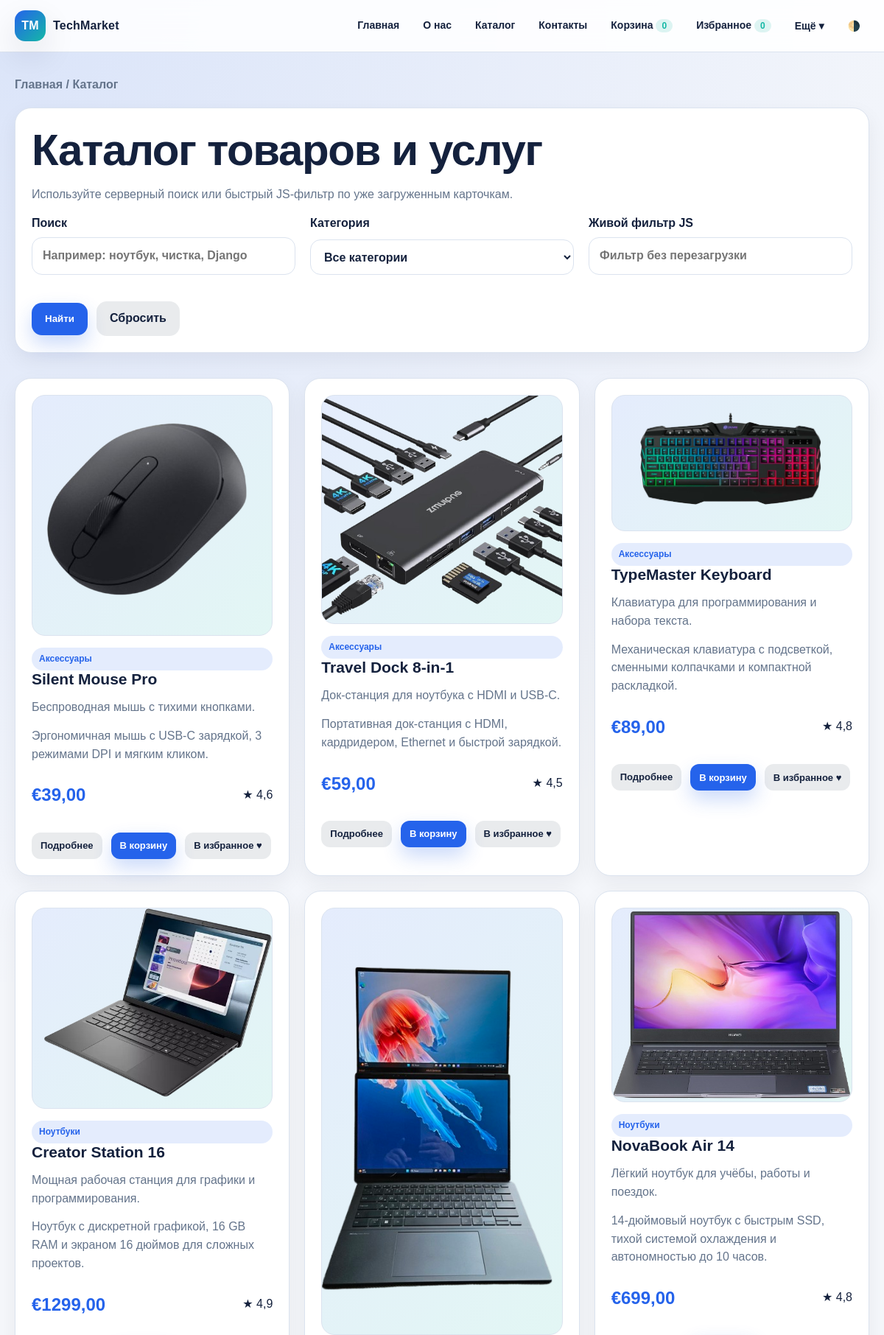
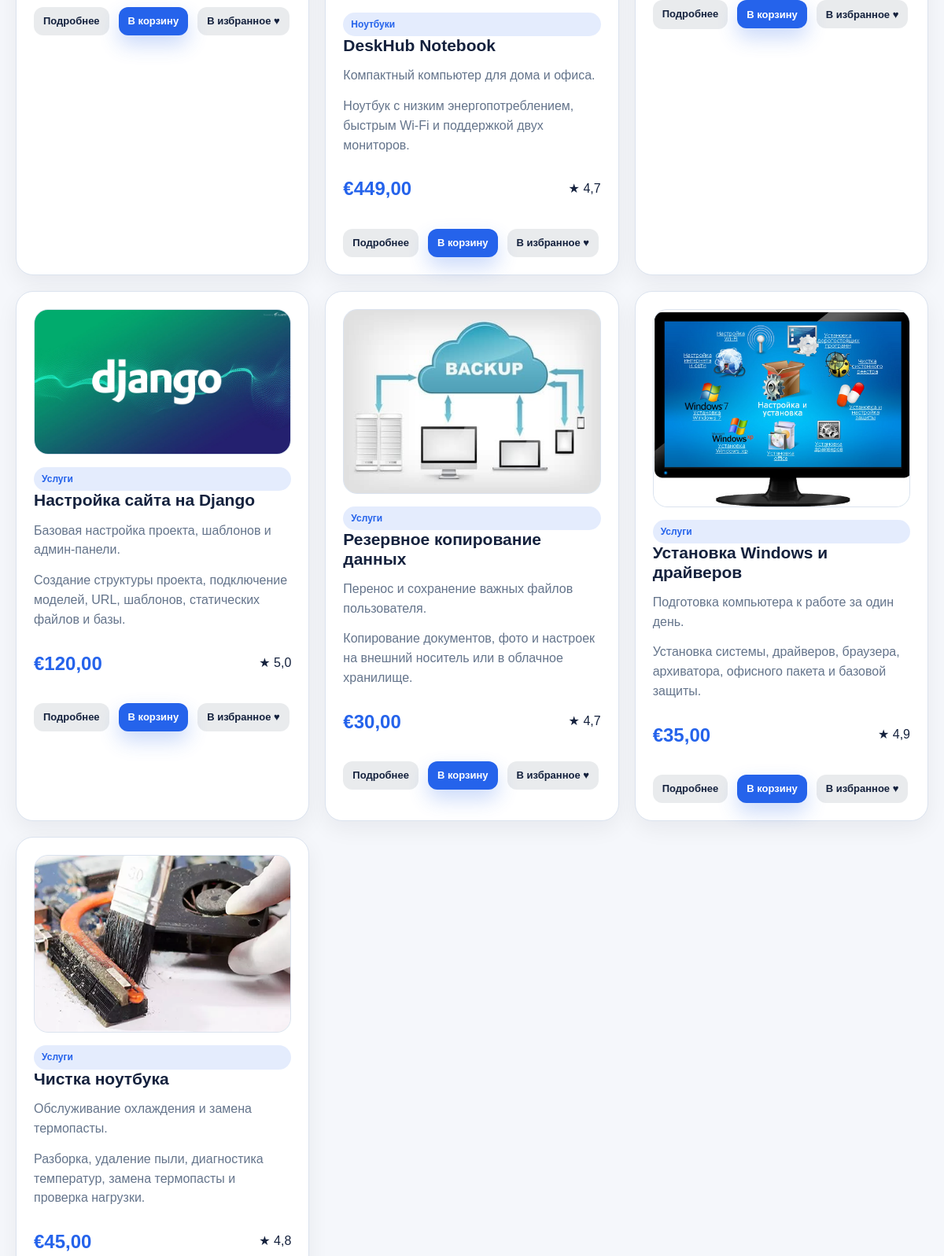
Page /catalog/ (upper part) on the committed database (2 pictures, top to bottom).
### shop/models.py (models this page shows, shortened)
class Product(models.Model):
    CATEGORY_CHOICES = [
        ('laptops', 'Ноутбуки'),
        ('accessories', 'Аксессуары'),
        ('services', 'Услуги'),
    ]
    name = models.CharField(max_length=120)
    category = models.CharField(max_length=30, choices=CATEGORY_CHOICES)
    short_description = models.CharField(max_length=220)
    description = models.TextField()
    price = models.DecimalField(max_digits=10, decimal_places=2)
    image = models.CharField(max_length=160, default='shop/img/product_laptop.svg')
    rating = models.DecimalField(max_digits=3, decimal_places=1, default=4.8)
    in_stock = models.BooleanField(default=True)
    created_at = models.DateTimeField(auto_now_add=True)
    class Meta:
        ordering = ['category', 'name']

### shop/views.py (the view)
# urls.py: path('catalog/', views.catalog, name='catalog'),
def catalog(request):
    ensure_demo_products()
    query = request.GET.get('q', '').strip()
    category = request.GET.get('category', '').strip()
    products = Product.objects.all()
    if query:
        products = products.filter(
            Q(name__icontains=query) |
            Q(short_description__icontains=query) |
            Q(description__icontains=query)
        )
    if category:
        products = products.filter(category=category)
    categories = Product.CATEGORY_CHOICES
    favorites_ids = [int(item) for item in request.session.get('favorites', [])]
    return render(request, 'shop/catalog.html', {
        'products': products,
        'categories': categories,
        'query': query,
        'category': category,
        'favorites_ids': favorites_ids,
    })

### shop/context_processors.py (called while the page is built)
def site_counters(request):
    cart = request.session.get('cart', {})
    favorites = request.session.get('favorites', [])
    return {
        'cart_count': sum(int(qty) for qty in cart.values()),
        'favorites_count': len(favorites),
    }

### shop/views.py (called while the page is built, shortened)
def ensure_demo_products():
    if Product.objects.exists():
        return

### shop/templates/shop/catalog.html (shortened to what this page needs)
{% extends 'shop/base.html' %}
{% load static %}
{% block content %}
<div class="breadcrumbs"><a href="{% url 'home' %}">Главная</a> / Каталог</div>
<section class="card">
    <h1>Каталог товаров и услуг</h1>
    <p>Используйте серверный поиск или быстрый JS-фильтр по уже загруженным карточкам.</p>
    <form class="form-grid" method="get">
        <div class="grid grid-3">
            <label>Поиск
                <input name="q" value="{{ query }}" placeholder="Например: ноутбук, чистка, Django">
            </label>
            <label>Категория
                <select name="category">
                    <option value="">Все категории</option>
                </select>
            </label>
            <label>Живой фильтр JS
                <input id="liveSearch" placeholder="Фильтр без перезагрузки">
            </label>
        </div>
        <div class="actions">
            <button class="btn" type="submit">Найти</button>
            <a class="btn secondary" href="{% url 'catalog' %}">Сбросить</a>
        </div>
    </form>
</section>
<section class="section grid grid-3">
    {% for product in products %}
    <article class="card product-card" data-product-card>
        <div class="product-image"><img src="{% static product.image %}" alt="{{ product.name }}"></div>
        <span class="badge">{{ product.get_category_display }}</span>
        <h3>{{ product.name }}</h3>
        <p>{{ product.short_description }}</p>
        <p class="muted">{{ product.description }}</p>
        <div class="product-meta"><span class="price">€{{ product.price }}</span><span>★ {{ product.rating }}</span></div>
        <div class="actions">
            <a class="btn small secondary" href="{% url 'product_detail' product.id %}">Подробнее</a>
            <form class="inline" method="post" action="{% url 'add_to_cart' product.id %}">{% csrf_token %}<input type="hidden" name="next" value="catalog"><button class="btn small" type="submit">В корзину</button></form>
            <form class="inline" method="post" action="{% url 'toggle_favorite' product.id %}">{% csrf_token %}<input type="hidden" name="next" value="catalog"><button class="btn small secondary" type="submit">{% if product.id in favorites_ids %}Убрать ♥{% else %}В избранное ♥{% endif %}</button></form>
        </div>
    </article>
    {% empty %}
    <div class="card empty-state"><h3>Ничего не найдено</h3><p>Измените поисковый запрос или категорию.</p></div>
    {% endfor %}
</section>
{% endblock %}

### shop/templates/shop/base.html (style rules this page uses)
:root { --bg: #f5f7fb; --card: #ffffff; --text: #14213d; --muted: #64748b; --line: #dbe3ef; --primary: #2563eb; --primary-dark: #1d4ed8; --accent: #14b8a6; --warning: #f97316; --danger: #ef4444; --shadow: 0 18px 45px rgba(15, 23, 42, 0.11); --radius: 22px; }
* { box-sizing: border-box; }
html { scroll-behavior: smooth; }
body { margin: 0; font-family: Arial, Helvetica, sans-serif; background: radial-gradient(circle at top left, rgba(37,99,235,.13), transparent 32%), var(--bg); color: var(--text); line-height: 1.55; }
a { color: inherit; text-decoration: none; }
img { max-width: 100%; display: block; }
h1, h2, h3 { line-height: 1.15; margin: 0 0 14px; }
h1 { font-size: clamp(34px, 5vw, 62px); letter-spacing: -1.4px; }
h3 { font-size: 21px; }
p { color: var(--muted); margin: 0 0 14px; }
.actions { display: flex; align-items: center; gap: 12px; flex-wrap: wrap; margin-top: 22px; }
.btn { border: 0; display: inline-flex; align-items: center; justify-content: center; gap: 8px; min-height: 44px; padding: 11px 18px; border-radius: 14px; background: var(--primary); color: #fff; font-weight: 800; cursor: pointer; box-shadow: 0 12px 26px rgba(37, 99, 235, .24); }
.btn.secondary { background: color-mix(in srgb, var(--text) 9%, transparent); color: var(--text); box-shadow: none; }
.btn.small { min-height: 36px; padding: 8px 12px; border-radius: 12px; font-size: 13px; }
.grid { display: grid; gap: 20px; }
.grid-3 { grid-template-columns: repeat(3, 1fr); }
.section { margin-top: 34px; }
.card { background: var(--card); border: 1px solid var(--line); border-radius: var(--radius); padding: 22px; box-shadow: 0 10px 28px rgba(15, 23, 42, .06); }
.product-card { display: flex; flex-direction: column; min-height: 100%; }
.product-image { border-radius: 18px; background: linear-gradient(135deg, rgba(37,99,235,.12), rgba(20,184,166,.12)); margin-bottom: 16px; overflow: hidden; border: 1px solid var(--line); }
.product-meta { display: flex; justify-content: space-between; gap: 10px; align-items: center; margin: 10px 0; }
.price { font-size: 24px; font-weight: 900; color: var(--primary); }
.badge { display: inline-flex; padding: 6px 10px; border-radius: 999px; background: rgba(37, 99, 235, .12); color: var(--primary); font-weight: 800; font-size: 12px; }
.muted { color: var(--muted); }
form.inline { display: inline; }
.form-grid { display: grid; gap: 14px; }
label { display: grid; gap: 7px; font-weight: 800; }
input, select, textarea { width: 100%; border: 1px solid var(--line); border-radius: 14px; padding: 12px 14px; background: var(--card); color: var(--text); font: inherit; outline: none; }
.breadcrumbs { margin-bottom: 18px; color: var(--muted); font-weight: 700; }

### rows in the picture
Product: image (picture), category "Аксессуары", name "Silent Mouse Pro", short_description "Беспроводная мышь с тихими кнопками.", description "Эргономичная мышь с USB-C зарядкой, 3 режимами DPI и мягким кликом.", price "39,00", rating "4,6", shows "В избранное ♥"
Product: image (picture), category "Аксессуары", name "Travel Dock 8-in-1", short_description "Док-станция для ноутбука с HDMI и USB-C.", description "Портативная док-станция с HDMI, кардридером, Ethernet и быстрой зарядкой.", price "59,00", rating "4,5", shows "В избранное ♥"
Product: image (picture), category "Аксессуары", name "TypeMaster Keyboard", short_description "Клавиатура для программирования и набора текста.", description "Механическая клавиатура с подсветкой, сменными колпачками и компактной раскладкой.", price "89,00", rating "4,8", shows "В избранное ♥"
Product: image (picture), category "Ноутбуки", name "Creator Station 16", short_description "Мощная рабочая станция для графики и программирования.", description "Ноутбук с дискретной графикой, 16 GB RAM и экраном 16 дюймов для сложных проектов.", price "1299,00", rating "4,9", shows "В избранное ♥"
Product: image (picture), category "Ноутбуки", name "DeskHub Notebook", short_description "Компактный компьютер для дома и офиса.", description "Ноутбук с низким энергопотреблением, быстрым Wi-Fi и поддержкой двух мониторов.", price "449,00", rating "4,7", shows "В избранное ♥"
Product: image (picture), category "Ноутбуки", name "NovaBook Air 14", short_description "Лёгкий ноутбук для учёбы, работы и поездок.", description "14-дюймовый ноутбук с быстрым SSD, тихой системой охлаждения и автономностью до 10 часов.", price "699,00", rating "4,8", shows "В избранное ♥"
Product: image (picture), category "Услуги", name "Настройка сайта на Django", short_description "Базовая настройка проекта, шаблонов и админ-панели.", description "Создание структуры проекта, подключение моделей, URL, шаблонов, статических файлов и базы.", price "120,00", rating "5,0", shows "В избранное ♥"
Product: image (picture), category "Услуги", name "Резервное копирование данных", short_description "Перенос и сохранение важных файлов пользователя.", description "Копирование документов, фото и настроек на внешний носитель или в облачное хранилище.", price "30,00", rating "4,7", shows "В избранное ♥"
Product: image (picture), category "Услуги", name "Установка Windows и драйверов", short_description "Подготовка компьютера к работе за один день.", description "Установка системы, драйверов, браузера, архиватора, офисного пакета и базовой защиты.", price "35,00", rating "4,9", shows "В избранное ♥"
Product: image (picture), category "Услуги", name "Чистка ноутбука", short_description "Обслуживание охлаждения и замена термопасты.", description "Разборка, удаление пыли, диагностика температур, замена термопасты и проверка нагрузки.", price "45,00", rating "4,8"

### other values in the picture
{{ cart_count }} "0"
{{ favorites_count }} "0"
